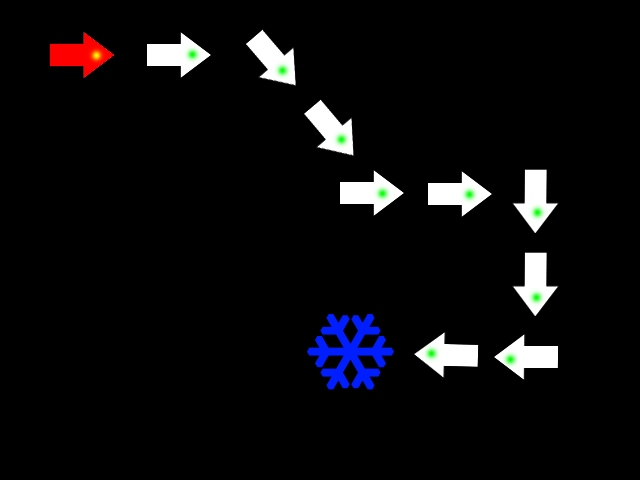
#> input picture images/Klad00.jpg, 640 x 480 px
$ jupyter execute --allow-errors 'Images3 - Klad.ipynb'   (shell and % lines are left out)
#> lines starting #> are read from the running program, lines starting #| are printed output that depends on the picture; after the words box and inside, x2 and y2 are one past the last pixel; in counts of white or black regions, pixels touching at a corner belong together
#> in find_final, image is the input picture: shape (480, 640, 3); mean R, G, B 11.4, 10.9, 12.7
## Задание 3: Нахождение клада
### Гусев Илья, 294

[cell 1]
import matplotlib.pyplot as plt
import numpy as np
from skimage import img_as_uint, img_as_float, img_as_int
from skimage.io import imread
from skimage.color import rgb2gray, gray2rgb
from scipy.fftpack import fft2, fftshift, ifft2, ifftshift
from skimage.filters import threshold_otsu
from skimage.measure import label, regionprops
from skimage.color import label2rgb
from skimage.draw import circle
from matplotlib.patches import Rectangle
import copy

[cell 2]
# Вспомогательная функция для отображения картинок в ряд
def show(collection):
    plt.figure()
    fig, ax = plt.subplots(nrows=1, ncols=len(collection), figsize=(10, 10))
    for i in range(len(collection)):
        ax[i].imshow(collection[i])
        ax[i].axis('off')
    plt.show()

[cell 3]
# Бинаризация и получение регионов
def get_regions(image):
    gray_image = rgb2gray(image)
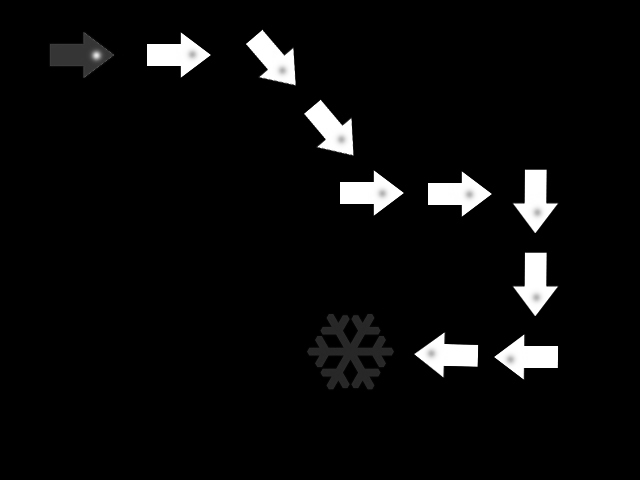
#> gray_image: shape (480, 640) float64; min 0, max 1, mean 0.0438
    binarized = np.where(gray_image > 0.05, 1, 0)
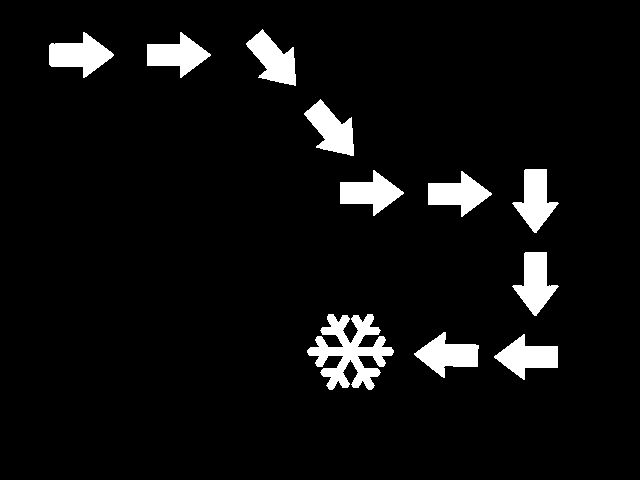
#> binarized: shape (480, 640) int64; values 0 (black) and 1 (white), 6% white; 11 white regions, largest, box (x1, y1, x2, y2) and area: (307, 314, 394, 390) 3186, (49, 32, 114, 78) 1589, (512, 169, 559, 233) 1539
    show([gray2rgb(image), gray2rgb(binarized), label2rgb(label(binarized))])
#> the loop in show, `for i in range(len(collection)):` made 1 pass
    return regionprops(label(binarized),  intensity_image=gray_image)

[cell 4]
# Нахождение стартовой красной стрелки
# [28 lines left out: functions get_red_arrow, get_direction_pixel, get_direction_vector, not called in this run]

# Проверка на принадлженость точки боксу
def point_in_box(point, box):
    return point[0] > box[0] and point[0] < box[2] and point[1] > box[1] and point[1] < box[3]

# Получение следующего объекта
# [23 lines left out: functions get_next_object, fill_region, not called in this run]

def find_final(filename):
    plt.close()
    plt.figure()
    image = imread(filename)
    regions = get_regions(image)
    next_object = get_red_arrow(regions, image)
    current_object = next_object
    while next_object is not None:
        current_object = next_object
        fill_region(current_object, "red")
        next_object = get_next_object(regions, current_object, image)

    fill_region(current_object, "blue")
    plt.imshow(image)

#> (a cell that did not finish here is left out)

#> (a cell that did not finish here is left out)

#> call 2 of find_final, with filename = 'images/Klad01.jpg'
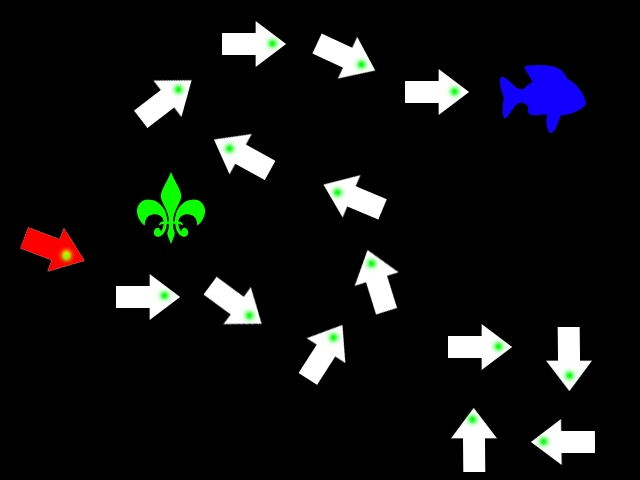
#> input picture images/Klad01.jpg, 640 x 480 px
#> in find_final, image is the input picture: shape (480, 640, 3); mean R, G, B 17.6, 18.3, 18.8
#> in get_regions (call 2), `gray_image = rgb2gray(image)`:
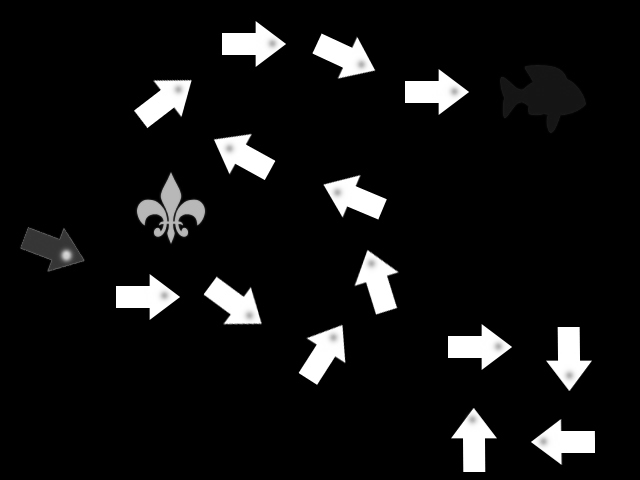
#> gray_image: shape (480, 640) float64; min 0, max 1, mean 0.0714
#> in get_regions (call 2), `binarized = np.where(gray_image > 0.05, 1, 0)`:
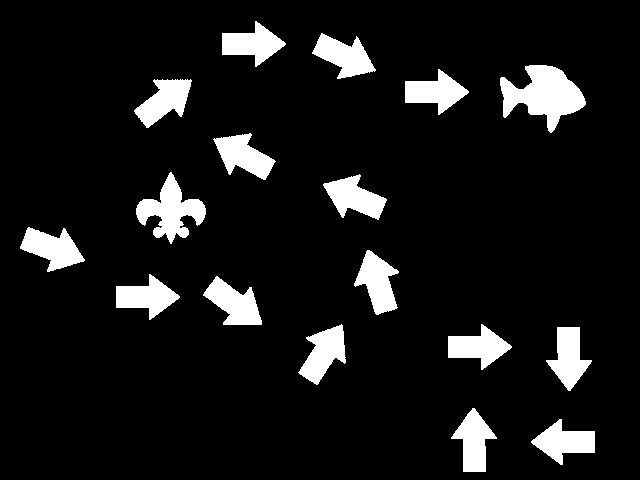
#> binarized: shape (480, 640) int64; values 0 (black) and 1 (white), 9.2% white; 17 white regions, largest, box (x1, y1, x2, y2) and area: (500, 65, 586, 133) 3111, (136, 172, 206, 244) 2234, (203, 276, 262, 325) 1594
#> the loop in show (call 2), `for i in range(len(collection)):` made 1 pass

#> (a cell that did not finish here is left out)

#> call 3 of find_final, with filename = 'images/Klad02.jpg'
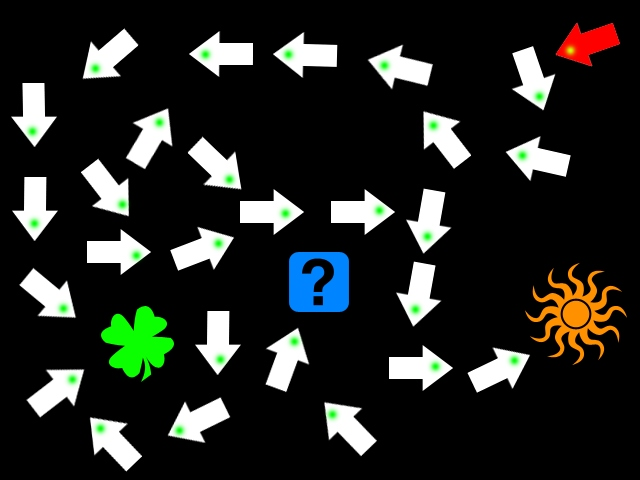
#> input picture images/Klad02.jpg, 640 x 480 px
#> in find_final, image is the input picture: shape (480, 640, 3); mean R, G, B 35.2, 37.7, 33.7
#> in get_regions (call 3), `gray_image = rgb2gray(image)`:
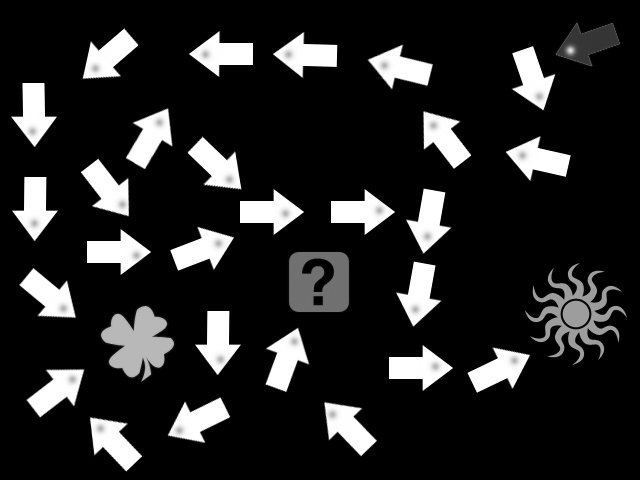
#> gray_image: shape (480, 640) float64; min 0, max 1, mean 0.145
#> in get_regions (call 3), `binarized = np.where(gray_image > 0.05, 1, 0)`:
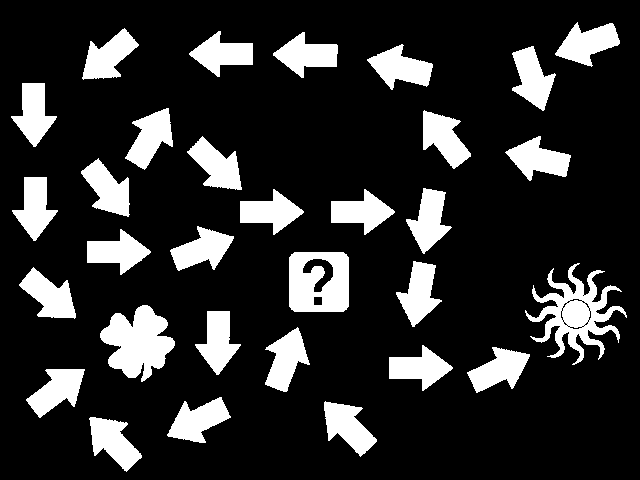
#> binarized: shape (480, 640) int64; values 0 (black) and 1 (white), 17.5% white; 31 white regions, largest, box (x1, y1, x2, y2) and area: (525, 263, 627, 365) 3797, (100, 305, 175, 382) 3459, (289, 252, 349, 312) 3039
